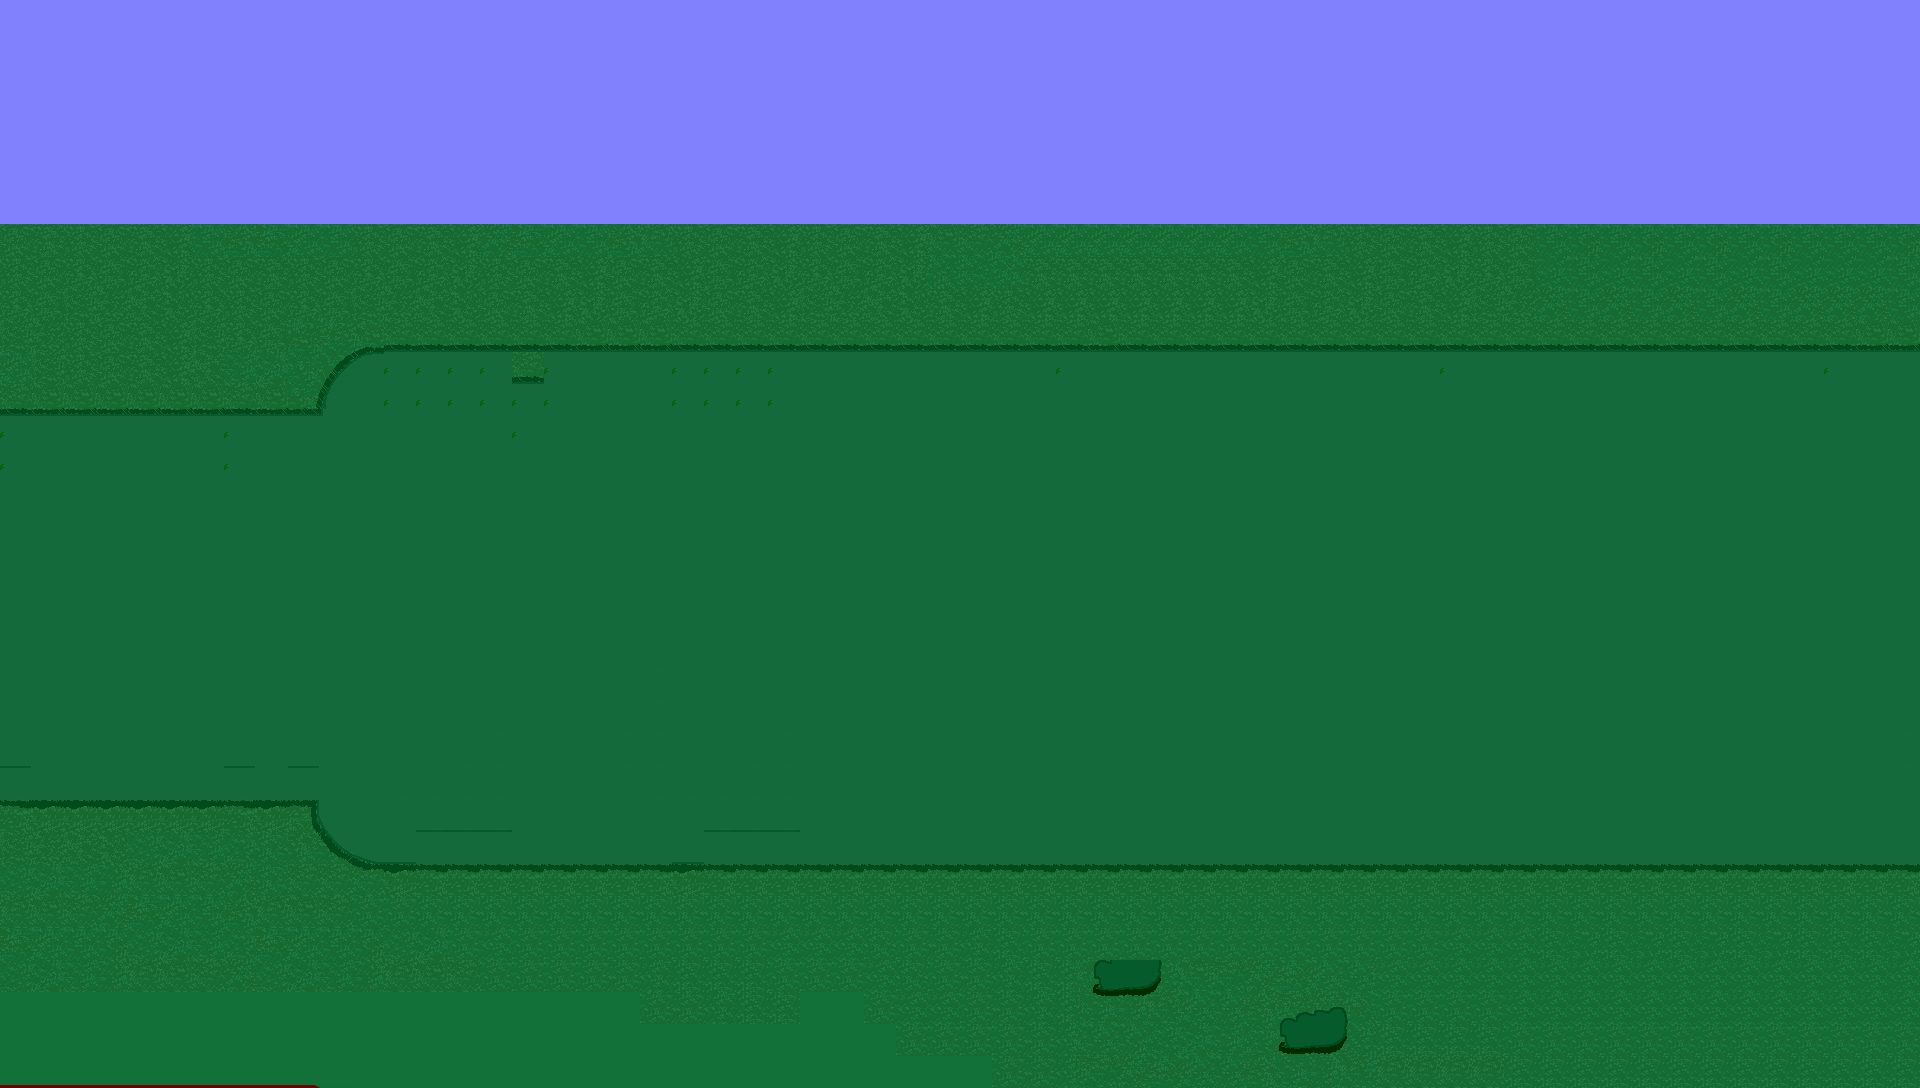

Rendered tile map (Tiled .tmx) drawn with the repository's tilesets; below, a short description and the map source with its tile grids summarised:
An orthogonal 60x34 tile map with 32x32 px tiles, 3 tile layers (Tile Layer 2, Tile Layer 1, Tile Layer 3), 5 tilesets and 99 objects (71x item, 19x spobject, level Info, character).

<map version="1.2" tiledversion="1.2.1" orientation="orthogonal" renderorder="right-down" width="60" height="34" tilewidth="32" tileheight="32" infinite="0" nextlayerid="9" nextobjectid="502">
 <tileset firstgid="1" name="playerstart" tilewidth="32" tileheight="32" tilecount="1" columns="1">
  <image source="playerstart.png" width="32" height="32" />
  <tile id="0">
   <properties>
    <property name="orient" value="right" />
    <property name="playerstart" value="" />
   </properties>
  </tile>
 </tileset>
 <tileset firstgid="2" source="grassstage4redux.tsx" />
 <tileset firstgid="702" name="grassdungeon1" tilewidth="32" tileheight="32" tilecount="1700" columns="50">
  <image source="grassdungeon1.png" width="1600" height="1088" />
 </tileset>
 <tileset firstgid="2402" name="grassdungeon2" tilewidth="32" tileheight="32" tilecount="1700" columns="50">
  <image source="grassdungeon2.png" width="1600" height="1088" />
 </tileset>
 <tileset firstgid="4102" name="grassdungeon5" tilewidth="32" tileheight="32" tilecount="1700" columns="50">
  <image source="grassdungeon5.png" width="1600" height="1088" />
 </tileset>
 <layer id="6" name="Tile Layer 2" width="60" height="34">
  <data>[2040 cells, 282 non-empty, 166 distinct tile ids]</data>
 </layer>
 <layer id="7" name="Tile Layer 1" width="60" height="34">
  <data>[2040 cells, 1 non-empty, 1 distinct tile ids]</data>
 </layer>
 <layer id="8" name="Tile Layer 3" width="60" height="34">
  <data>[2040 cells, 2040 non-empty, 695 distinct tile ids]</data>
 </layer>
 <objectgroup id="4" name="Object Layer 1">
  <!-- 99 objects omitted --></objectgroup>
</map>
<!-- 99 of 99 objects omitted -->
